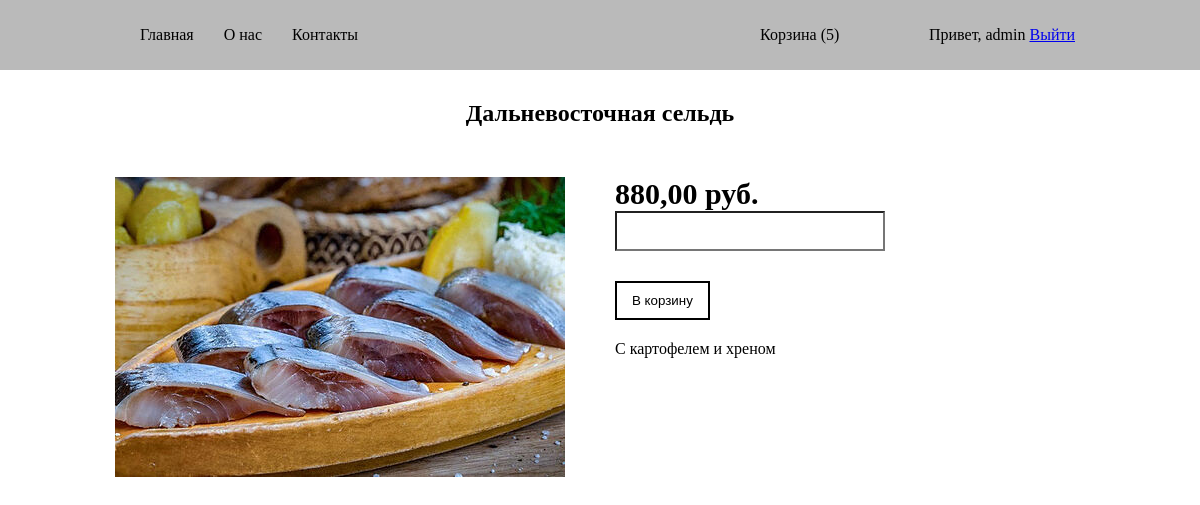
Screenshot of /delivery/info/1 (signed in) with the database file from the repository.
### djangoDelivery/apps/delivery/models.py (models this page shows, shortened)
class Product(models.Model):
    restaurant = models.ForeignKey(Restaurant, on_delete=models.CASCADE)
    description = models.TextField(blank=True, null=True, default=None)
    product_image = models.ImageField(upload_to='products_images/', blank=True, null=True, default=None)
    is_active = models.BooleanField(default=True)
    product_name = models.CharField('Название блюда', max_length=64, blank=True, null=True, default=None)
    product_price = models.DecimalField(max_digits=10, decimal_places=2, default=0)
    created = models.DateTimeField(auto_now_add=True, auto_now=False)
    updated = models.DateTimeField(auto_now_add=False, auto_now=True)
    history = HistoricalRecords()
    class Meta:
        verbose_name = 'Блюдо'
        verbose_name_plural = 'Блюда'

### djangoDelivery/apps/delivery/views.py (the view)
# urls.py: path('info/<int:product_id>', views.info, name='info'),
@login_required(login_url='login')
def info(request, product_id):
    try:
        product = Product.objects.get(id=product_id)
    except:
        raise Http404('Блюдо не найдено!')
    return render(request, 'delivery/info.html', {'product': product, 'rest_id': product.restaurant})

### djangoDelivery/apps/delivery/context_processors.py (called while the page is built)
def getting_basket_info(request):
    user_id = request.user.id
    products_in_basket = ProductInBasket.objects.filter(user_id=user_id, is_active=True)
    products_total_num = products_in_basket.count()
    return locals()

### djangoDelivery/templates/delivery/info.html (shortened to what this page needs)
{% extends 'base.html' %}
{% block content %}
<h2>{{product.product_name}}</h2>
<div class="info-wrapper">
    <img src="/media/{{ product.product_image }}" class="info-wrapper__img">
    <div class="info-wrapper__container" >
        <p class="info-wrapper__price">{{product.product_price}} руб.</p>
        <div class="info-wrapper__buy-wrapper">
            <form id="buy-product" action="{% url 'delivery:basket_adding' %}" class="info-wrapper__form">
                <input type="number" name="number" id="number">
                <button type="submit" id="submit-btn" class="info-wrapper__btn"
                    data-product_id="{{ product.id }}"
                    data-name="{{ product.product_name }}"
                    data-price="{{ product.product_price }}"
                >В корзину</button>
            </form>
            </div>
                <p class="info-wrapper__deskription">{{ product.description }}</p>
            </div>
        </div>
{% endblock %}

### djangoDelivery/templates/base.html (shortened to what this page needs)
{% load static %}
<!DOCTYPE html>
<html lang="en">
<head>
    <link rel="stylesheet" href="{% static 'css/style.css' %}">
</head>
<body>
    <header>
        <nav>
            <ul class="nav-left">
                <li><a href="{% url 'delivery:index' %}" class="nav-left__link">Главная</a></li>
                <li><a href="#" class="nav-left__link">О нас</a></li>
                <li><a href="#" class="nav-left__link">Контакты</a></li>
            </ul>
            <div class="nav-end">
                <a href="{% url 'delivery:basket' %}" class="nav-end__link" >Корзина<span id="basket_total_num">
                    {% if products_total_num %}
                        ({{ products_total_num }})
                    {% else %}
                        (0)
                    {% endif %}
                </span></a>
                <div>
                    <span>Привет, {{ request.user }}</span>
                    <span><a href="{% url 'delivery:logout' %}">Выйти</a></span>
                </div>
            </div>
        </nav>
    </header>
    <main>
        {% block content %}
        {% endblock %}
    </main>
</body>
</html>

### djangoDelivery/static/css/style.css (style rules this page uses)
* { margin: 0; padding: 0; box-sizing: border-box; }
header { background: rgb(186, 186, 186); min-height: 70px; }
main { margin-bottom: 50px; }
nav { max-width: 950px; width: 100%; min-height: 70px; display: flex; justify-content: space-between; align-items: center; flex-wrap: wrap; margin: auto; }
nav .nav-left { max-width: 450px; width: 100%; list-style-type: none; display: flex; }
.nav-left__link, .nav-end__link { padding: 10px 15px; color: black; text-decoration: none; }
.nav-end { display: flex; justify-content: space-between; align-items: center; max-width: 330px; width: 100%; }
.info-wrapper__img { max-width: 450px; width: 100%; }
.info-wrapper__form { max-width: 430px; width: 100%; }
.form-wrapper__btn, .info-wrapper__btn { border: 2px solid black; padding: 10px 15px; background-color: white; cursor: pointer; margin-top: 30px; }
.form-wrapper input, .info-wrapper input { border-radius: 0; height: 40px; max-width: 270px; width: 100%; }
h2 { text-align: center; margin-top: 30px; margin-bottom: 50px; }
.info-wrapper { margin: auto; max-width: 1000px; width: 100%; display: flex; flex-wrap: wrap; padding: 0 15px; gap: 50px; }
.info-wrapper__price { font-size: 30px; font-weight: bold; }
.info-wrapper__container { display: flex; flex-direction: column; }
button { margin: 20px; margin-left: 0; outline: none; }

### rows the page displays
Product: product_name "Дальневосточная сельдь", product_image (picture), product_price "880,00", description "С картофелем и хреном"

### other values shown
{{ products_total_num }} "5"
{{ request.user }} "admin"
